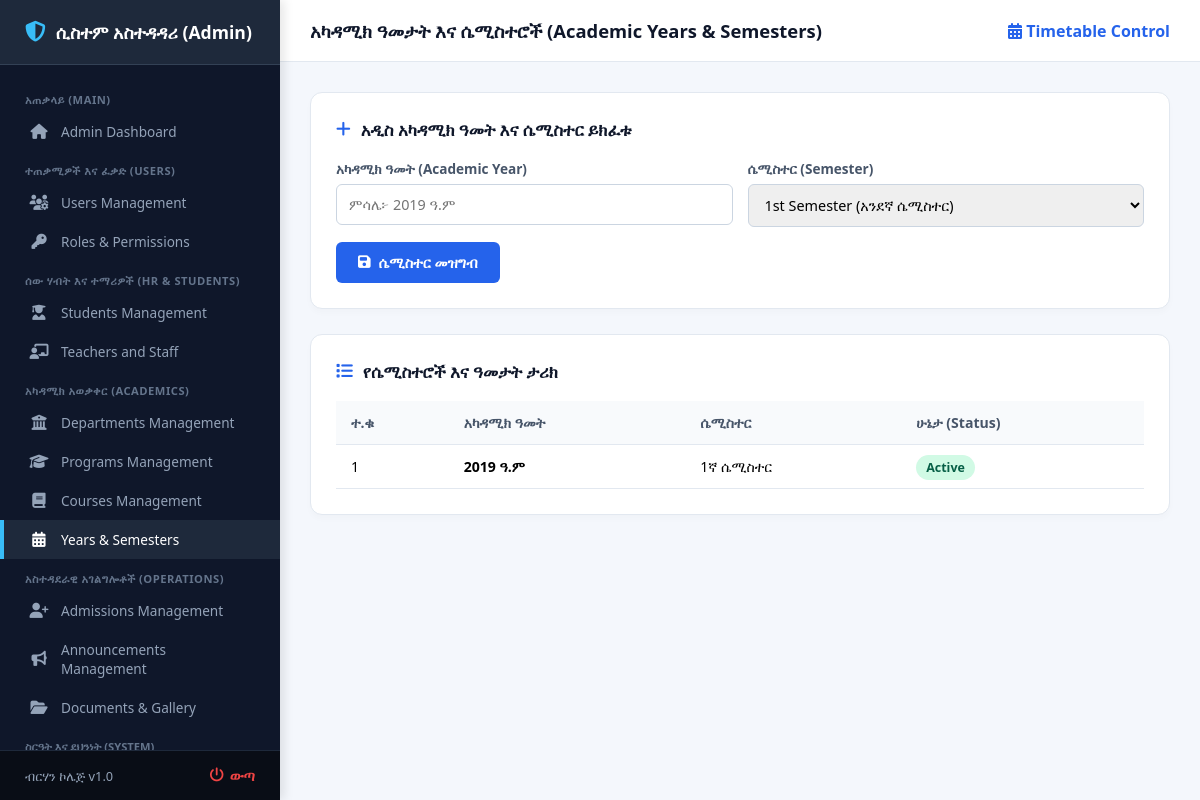
Page /admin/academic_semesters.php (signed in) on the committed database.
### tables this page shows
CREATE TABLE `academic_semesters` (
  `id` int(11) NOT NULL,
  `academic_year` varchar(50) NOT NULL,
  `semester` varchar(50) NOT NULL,
  `status` varchar(30) DEFAULT 'Inactive',
  `created_at` timestamp NOT NULL DEFAULT current_timestamp()
);

### admin/academic_semesters.php (the view, shortened to what this page needs)
<?php
require_once '../config/config.php';
try {
    $pdo->exec("CREATE TABLE IF NOT EXISTS academic_semesters (
        id INT AUTO_INCREMENT PRIMARY KEY,
        academic_year VARCHAR(50) NOT NULL,
        semester_name VARCHAR(50) NOT NULL,
        status VARCHAR(20) DEFAULT 'Inactive',
        created_at TIMESTAMP DEFAULT CURRENT_TIMESTAMP
    )");
} catch (Exception $e) {}
$semesters = [];
try {
    $semesters = $pdo->query("SELECT * FROM academic_semesters ORDER BY id DESC")->fetchAll(PDO::FETCH_ASSOC);
} catch (Exception $e) {}
?>
<!DOCTYPE html>
<html lang="am">
<head>
    <link rel="stylesheet" href="https://cdnjs.cloudflare.com/ajax/libs/font-awesome/6.4.0/css/all.min.css">
</head>
<body>
    <?php include 'sidebar.php'; ?>
    <div class="main-container">
        <div class="topbar">
            <h3>አካዳሚክ ዓመታት እና ሴሚስተሮች (Academic Years & Semesters)</h3>
            <span style="font-weight: 600; color: #2563eb;"><i class="fa-solid fa-calendar-days"></i> Timetable Control</span>
        </div>
        <div class="content-body">
            <div class="card">
                <h3><i class="fa-solid fa-plus"></i> አዲስ አካዳሚክ ዓመት እና ሴሚስተር ይክፈቱ</h3>
                <form method="POST">
                    <div style="display: grid; grid-template-columns: 1fr 1fr; gap: 15px;">
                        <div>
                            <label>አካዳሚክ ዓመት (Academic Year)</label>
                            <input type="text" name="academic_year" placeholder="ምሳሌ፦ 2019 ዓ.ም" required>
                        </div>
                        <div>
                            <label>ሴሚስተር (Semester)</label>
                            <select name="semester_name" required>
                                <option value="1st Semester">1st Semester (አንደኛ ሴሚስተር)</option>
                            </select>
                        </div>
                    </div>
                    <button type="submit" name="add_sem"><i class="fa-solid fa-floppy-disk"></i> ሴሚስተር መዝግብ</button>
                </form>
            </div>
            <div class="card">
                <h3><i class="fa-solid fa-list"></i> የሴሚስተሮች እና ዓመታት ታሪክ</h3>
                <table>
                    <thead>
                        <tr>
                            <th>ተ.ቁ</th>
                            <th>አካዳሚክ ዓመት</th>
                            <th>ሴሚስተር</th>
                            <th>ሁኔታ (Status)</th>
                        </tr>
                    </thead>
                    <tbody>
                        <?php if(empty($semesters)): ?>
                            <tr><td colspan="4" style="text-align:center; color:#64748b; padding:25px;">ምንም ሴሚስተር አልተመዘገበም።</td></tr>
                        <?php else: ?>
                            <?php $i=1; foreach($semesters as $s): ?>
                            <tr>
                                <td><?php echo $i++; ?></td>
                                <td><strong><?php echo htmlspecialchars($s['academic_year']); ?></strong></td>
                                <td><?php echo htmlspecialchars($s['semester']); ?></td>
                                <td><span class="badge-active"><?php echo htmlspecialchars($s['status']); ?></span></td>
                            </tr>
                            <?php endforeach; ?>
                        <?php endif; ?>
                    </tbody>
                </table>
            </div>
        </div>
    </div>
</body>
</html>

### admin/academic_semesters.php (style rules this page uses)
* { box-sizing: border-box; margin: 0; padding: 0; font-family: 'Segoe UI', Tahoma, Geneva, Verdana, sans-serif; }
body { background-color: #f4f7fc; display: flex; height: 100vh; overflow: hidden; }
.main-container { flex: 1; display: flex; flex-direction: column; margin-left: 280px; overflow: hidden; width: calc(100% - 280px); }
.topbar { background: #fff; padding: 18px 30px; display: flex; justify-content: space-between; align-items: center; border-bottom: 1px solid #e2e8f0; }
.topbar h3 { font-size: 1.15rem; color: #0f172a; font-weight: 700; }
.content-body { padding: 30px; overflow-y: auto; flex: 1; }
.card { background: #fff; padding: 25px; border-radius: 12px; border: 1px solid #e2e8f0; margin-bottom: 25px; box-shadow: 0 4px 6px rgba(0,0,0,0.02); }
.card h3 { color: #0f172a; margin-bottom: 18px; font-size: 1.05rem; display: flex; align-items: center; gap: 10px; }
.card h3 i { color: #2563eb; }
label { font-size: 0.85rem; font-weight: 600; color: #475569; display: block; margin-bottom: 4px; }
input, select { width: 100%; padding: 10px 12px; margin-top: 2px; margin-bottom: 15px; border: 1px solid #cbd5e1; border-radius: 6px; font-size: 0.9rem; }
button[type="submit"] { background: #2563eb; color: #fff; border: none; padding: 11px 22px; border-radius: 6px; cursor: pointer; font-weight: 600; font-size: 0.9rem; display: inline-flex; align-items: center; gap: 8px; }
table { width: 100%; border-collapse: collapse; margin-top: 10px; }
th, td { padding: 12px 15px; border-bottom: 1px solid #e2e8f0; text-align: left; font-size: 0.88rem; }
th { background: #f8fafc; color: #475569; font-weight: 600; }
.badge-active { background: #d1fae5; color: #065f46; padding: 4px 10px; border-radius: 20px; font-size: 0.78rem; font-weight: 600; }

### rows in the picture
academic_semesters: academic_year "2019 ዓ.ም", semester "1ኛ ሴሚስተር", status "Active"
